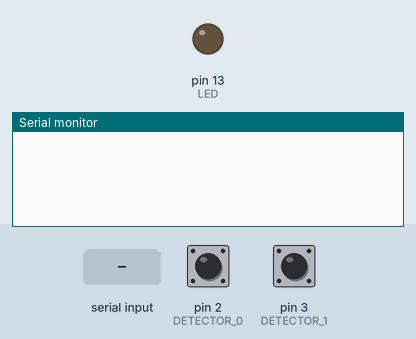
This sketch was run on a simulated Arduino Uno, built with avr-gcc and run on an emulated ATmega328P. On the bench: output pins drawn as LEDs (lit = HIGH), the last lines printed to the serial monitor. The test bench sets the inputs (shaded band); at power-on: pin 2 (DETECTOR_0) HIGH, pin 3 (DETECTOR_1) HIGH.

Above: at 1.2 s.
1.3 s: "*IDN?\n" received over Serial
At 1.6 s:
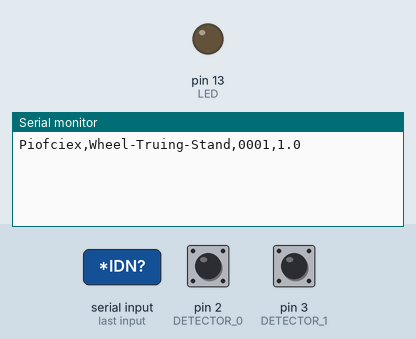
2.8 s: "MEAS:START\n" received over Serial
At 4.0 s:
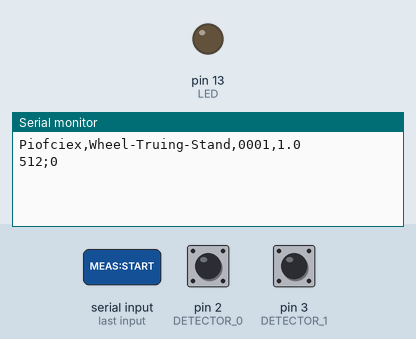
4.3 s: "SPOKES:ZERO\n" received over Serial
At 5.3 s:
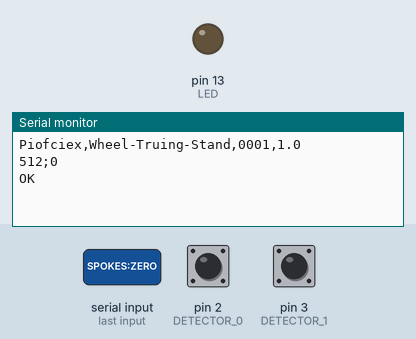

Measured:
- after the input at 1.3 s, the serial monitor: prints a new line at once (image 1)
- after the input at 2.8 s, the serial monitor: prints a new line at once (image 2)
- after the input at 4.3 s, the serial monitor: prints a new line at once (image 3)

The sketch:

Wheel_Truing.ino
```cpp
#define DETECTOR_0 2
#define DETECTOR_1 3
#define INDUCTIVE_SENSE A3
#define LED 13

#define BUFFER_SIZE 64

bool measuring = false;
char cmdBuf[BUFFER_SIZE];
uint8_t cmdPos = 0;

bool detector0 = false;
bool detector1 = false;
uint8_t spoke_count_total = 0;
uint8_t spoke_counter = 0;
int8_t last_spoke = -1;

void handleCommand(char *cmd)
{
  // convert to upper case
  for (char *p = cmd; *p; p++) *p = toupper(*p);

  if (!strcmp(cmd, "*IDN?"))
  {
    Serial.println("Piofciex,Wheel-Truing-Stand,0001,1.0");
  }
  else if (!strcmp(cmd, "MEAS:START"))
  {
    measuring = true;
  }
  else if (!strcmp(cmd, "MEAS:DATA?"))
  {
    Serial.print(analogRead(INDUCTIVE_SENSE));
    Serial.print(';');
    Serial.print(spoke_counter);
    Serial.print('\n');
  }
  else if (!strcmp(cmd, "MEAS:STOP"))
  {
    measuring = false;
  }
  else if (!strcmp(cmd, "SPOKES:ZERO"))
  {
    noInterrupts();
    spoke_counter = 0;
    detector0 = false;
    detector1 = false;
    interrupts();
    Serial.println("OK");
  }
  else if (!strcmp(cmd, "SPOKES?"))
  {
    Serial.println(spoke_count_total);
  }
  else if (!strncmp(cmd, "SPOKES ", 7))
  {
    int value = atoi(cmd + 7);
    if (value > 0 && value < 128)   // simple sanity check
    {
      spoke_count_total = value;
      Serial.println("OK");
    }
    else
    {
      Serial.println("Error, numer too large");
    }
  }
  else
  {
    Serial.print("Error (");
    Serial.print(cmd);
    Serial.println(");");
  }
}


void setup()
{
  Serial.begin(9600);
  while (!Serial) {
    ; // wait for serial port to connect. Needed for native USB
  }
  //Serial.println("OK");
  pinMode(DETECTOR_0, INPUT);
  pinMode(DETECTOR_1, INPUT);
  pinMode(LED, OUTPUT);

  attachInterrupt(digitalPinToInterrupt(DETECTOR_0), detectorIRQ0, FALLING);
  attachInterrupt(digitalPinToInterrupt(DETECTOR_1), detectorIRQ1, FALLING);

  digitalWrite(LED, LOW);
}

void loop()
{
  while (Serial.available()) {
    char c = Serial.read();
    if (c == '\n') {
      cmdBuf[cmdPos] = 0;
      handleCommand(cmdBuf);
      cmdPos = 0;
    }
    else if (c != '\r' && cmdPos < sizeof(cmdBuf) - 1) {
      cmdBuf[cmdPos++] = c;
    }
  }

  if ((measuring) && (last_spoke != spoke_counter))
  {
      Serial.print(analogRead(INDUCTIVE_SENSE));
      Serial.print(';');
      Serial.print(spoke_counter);
      Serial.print('\n');
      last_spoke = spoke_counter;
  }
  //delay(1);
}

void detectorIRQ0()
{
  detector0 = !detector0;
  if(detector0 && detector1)
  {
    spoke_counter--;
    spoke_counter = spoke_counter % spoke_count_total;
    detector0 = false;
    detector1 = false;
  }
}

void detectorIRQ1()
{
  detector1 = !detector1;
  if(detector0 && detector1)
  {
    spoke_counter++;
    spoke_counter = spoke_counter % spoke_count_total;
    detector0 = false;
    detector1 = false;
  }
}
```
